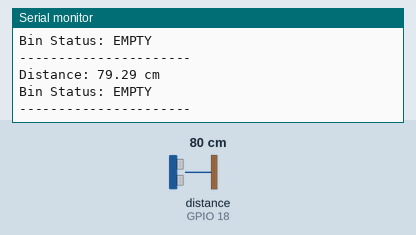
This sketch was run on a simulated ESP32. On the bench: the last lines printed to the serial monitor. Wiring (inferred from the names in the program): ultrasonic range finder: trigger GPIO 5; echo GPIO 18. Inputs (shaded band) come from the test bench; at power-on: distance to the obstacle (sensor on GPIO 18) 80 cm. The echo pulse lasts 58.3 µs per cm.

Above: at 2.8 s.
2.9 s: distance to the obstacle (sensor on GPIO 18) set to 2 cm
At 4.6 s:
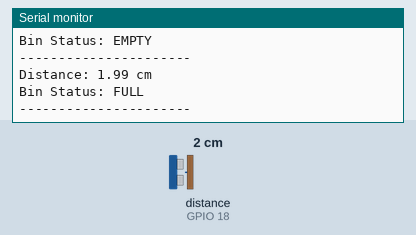
7.5 s: distance to the obstacle (sensor on GPIO 18) set to 18 cm
At 8.9 s:
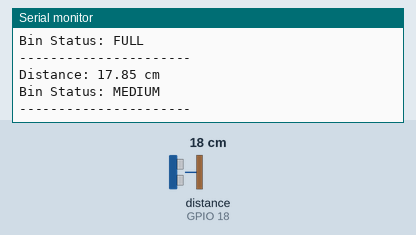
Timing chart, 0 to 10.5 s (numbered marks = the images above; inputs shaded):
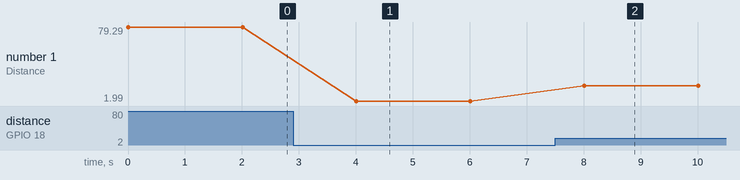

Measured:
- after the input at 2.9 s, the serial monitor: prints a new line after 1.1 s (image 1)
- after the input at 7.5 s, the serial monitor: prints a new line after 0.51 s (image 2)
- plotted number 1: 79.29 → 1.99 after the input at 2.9 s, 1.99 → 17.85 after the input at 7.5 s

The sketch:

smart_bin_esp32.ino
```cpp
#define TRIG_PIN 5
#define ECHO_PIN 18

long duration;
float distance;

void setup() {
    Serial.begin(115200);

    pinMode(TRIG_PIN, OUTPUT);
    pinMode(ECHO_PIN, INPUT);

    Serial.println("Smart Waste Management System Started");
}

void loop() {

    // Clear trigger
    digitalWrite(TRIG_PIN, LOW);
    delayMicroseconds(2);

    // Send pulse
    digitalWrite(TRIG_PIN, HIGH);
    delayMicroseconds(10);
    digitalWrite(TRIG_PIN, LOW);

    // Read echo
    duration = pulseIn(ECHO_PIN, HIGH);

    // Calculate distance
    distance = duration * 0.034 / 2;

    Serial.print("Distance: ");
    Serial.print(distance);
    Serial.println(" cm");

    // Waste Level Logic
    if(distance < 10) {
        Serial.println("Bin Status: FULL");
    }
    else if(distance < 20) {
        Serial.println("Bin Status: MEDIUM");
    }
    else {
        Serial.println("Bin Status: EMPTY");
    }

    Serial.println("----------------------");

    delay(2000);
}
```
